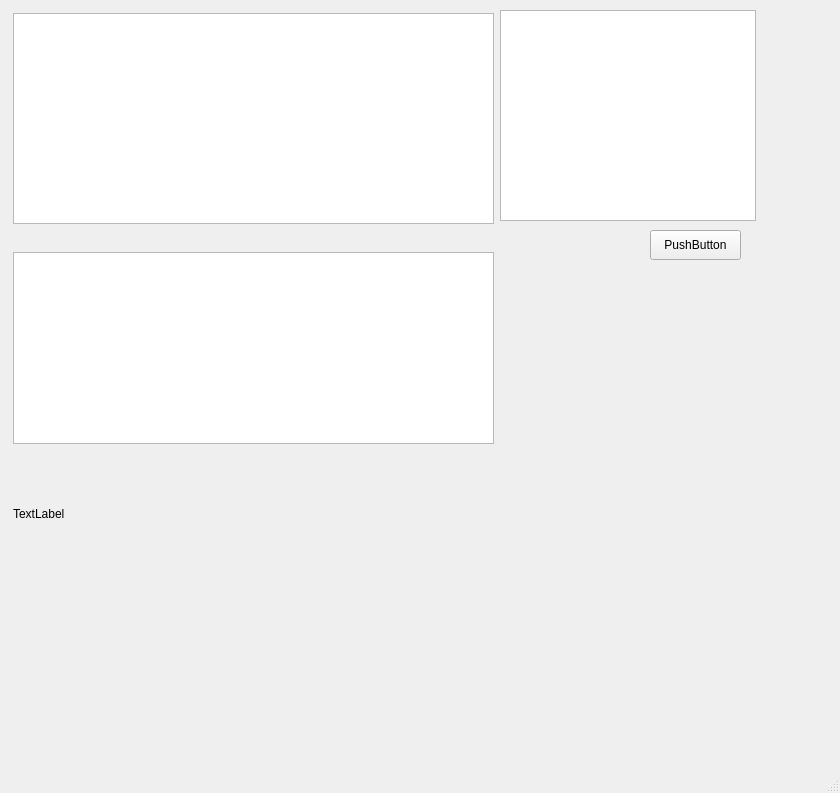
<?xml version="1.0" encoding="UTF-8"?>
<ui version="4.0">
 <class>MainWindow</class>
 <widget class="QMainWindow" name="MainWindow">
  <property name="geometry">
   <rect>
    <x>0</x>
    <y>0</y>
    <width>840</width>
    <height>793</height>
   </rect>
  </property>
  <property name="sizePolicy">
   <sizepolicy hsizetype="Preferred" vsizetype="Preferred">
    <horstretch>0</horstretch>
    <verstretch>0</verstretch>
   </sizepolicy>
  </property>
  <property name="windowTitle">
   <string>MainWindow</string>
  </property>
  <widget class="QWidget" name="centralwidget">
   <widget class="QTextEdit" name="textEdit">
    <property name="geometry">
     <rect>
      <x>13</x>
      <y>13</y>
      <width>481</width>
      <height>211</height>
     </rect>
    </property>
    <property name="lineWrapMode">
     <enum>QTextEdit::WidgetWidth</enum>
    </property>
    <property name="lineWrapColumnOrWidth">
     <number>0</number>
    </property>
    <property name="cursorWidth">
     <number>1</number>
    </property>
   </widget>
   <widget class="QTableView" name="tableView">
    <property name="geometry">
     <rect>
      <x>13</x>
      <y>252</y>
      <width>481</width>
      <height>192</height>
     </rect>
    </property>
    <property name="sizePolicy">
     <sizepolicy hsizetype="Preferred" vsizetype="Preferred">
      <horstretch>0</horstretch>
      <verstretch>0</verstretch>
     </sizepolicy>
    </property>
   </widget>
   <widget class="QLabel" name="label">
    <property name="geometry">
     <rect>
      <x>13</x>
      <y>453</y>
      <width>551</width>
      <height>121</height>
     </rect>
    </property>
    <property name="text">
     <string>TextLabel</string>
    </property>
   </widget>
   <widget class="QPushButton" name="pushButton">
    <property name="geometry">
     <rect>
      <x>650</x>
      <y>230</y>
      <width>91</width>
      <height>30</height>
     </rect>
    </property>
    <property name="text">
     <string>PushButton</string>
    </property>
   </widget>
   <widget class="QListView" name="listView">
    <property name="geometry">
     <rect>
      <x>500</x>
      <y>10</y>
      <width>256</width>
      <height>211</height>
     </rect>
    </property>
   </widget>
  </widget>
  <widget class="QMenuBar" name="menubar">
   <property name="geometry">
    <rect>
     <x>0</x>
     <y>0</y>
     <width>840</width>
     <height>30</height>
    </rect>
   </property>
  </widget>
  <widget class="QStatusBar" name="statusbar"/>
 </widget>
 <resources/>
 <connections/>
</ui>
